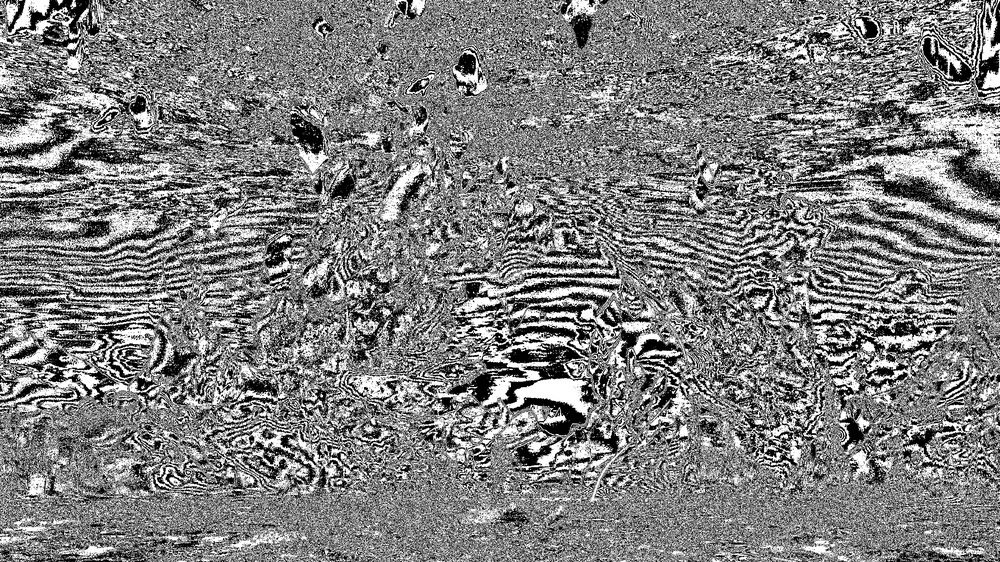
#> input picture Problem 6_bit_planes_2.jpg, 1000 x 562 px, shrunk from 2560 x 1440 before the run, given in place of 1.jpg, which was not available
$ jupyter execute PS2_Colico_BSCS2a.ipynb   (text cells are left out)
#> lines starting #> are read from the running program, lines starting #| are printed output that depends on the picture; after the words box and inside, x2 and y2 are one past the last pixel; in counts of white or black regions, pixels touching at a corner belong together; pictures that were not available may be replaced by others from this repository, and a replacement may not be noted
[cell 1]
import cv2
import numpy as np

[cell 2]
im_file ="1.jpg"  # Read image
img = cv2.imread(im_file,0)
#> img is the input picture: shape (562, 1000); min 0, max 255, mean 126.9

# get image properties.
h, w = np.shape(img) # Get image dimensions (height and width)

[cell 3]
# iterate over the entire image and convert to Grayscale.
for py in range(0, h):
    for px in range(0, w):
        img[py][px]=1-img[py][px]
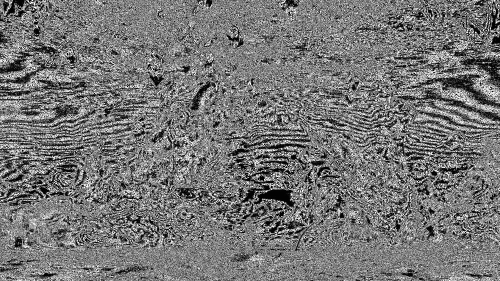
#> img: shape (562, 1000) (shown at 1/2 size); min 0, max 255, mean 117.9

[cell 4]
cv2.imwrite('1_output.jpg',img) # with background transformation
#> Out = True

[cell 5]
import cv2
import numpy as np
import math
im_file ="1.jpg" #Read the image file
tru_img = cv2.imread(im_file,0)#read the image file
img = cv2.imread(im_file, 0)
threshold = 80# selcted threshold

# get image properties.
h, w = np.shape(img)# properties include is height and weight of the selected image
##### Applying binary thresholding to an image.
# iterate over the entire image and convert to Grayscale.
for py in range(0, h):
    for px in range(0, w):
        if img[py][px] >= threshold:# the threshold is iterate to the entire image
            img[py][px]=255# 255 the maximum pixel value is selected
        elif img[py][px] <= threshold:
            img[py][px]=0
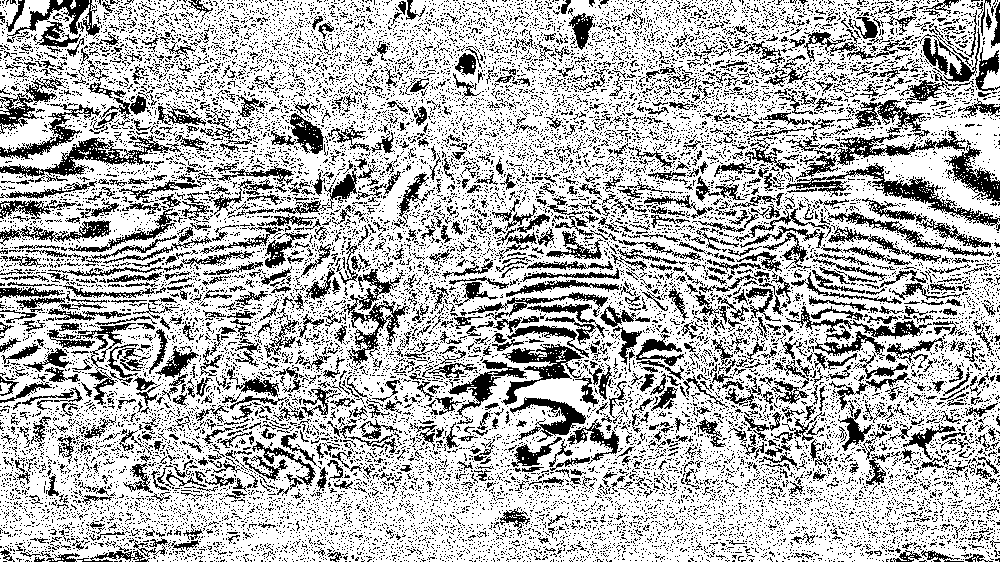
#> img: shape (562, 1000); 71% white; black in thin lines or dots

cv2.imwrite('problem2output.jpg', img)
cv2.imshow('True', tru_img)
cv2.imshow('inverted', img)

cv2.waitKey(0)
cv2.destroyAllWindows()

[cell 6]
import cv2
import numpy as np
import math #math is import for the logic of the logarithmics function dependencies

[cell 7]
im_file ="1.jpg" # the file image
true_img = cv2.imread(im_file, 0)
img = cv2.imread(im_file, 0)
constant = 50 # constant output specify to the img

[cell 8]
h, w = np.shape(img)
img = img.astype(np.float32)  # Convert to float
# iterate over the entire image and convert to Grayscale.
for py in range(0, h):
    for px in range(0, w):
        img[py][px] = constant * math.log(1 + img[py][px])
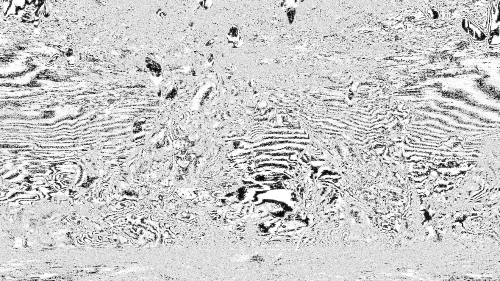
#> img: shape (562, 1000) float32 (shown at 1/2 size); min 0, max 277.3, mean 221.6; drawn with min black and max white

[cell 9]
cv2.imwrite('problem3_out.jpg', img)
cv2.imshow('original', true_img)# Display original image
cv2.imshow('inverted', img)# Display inverted version of the  image
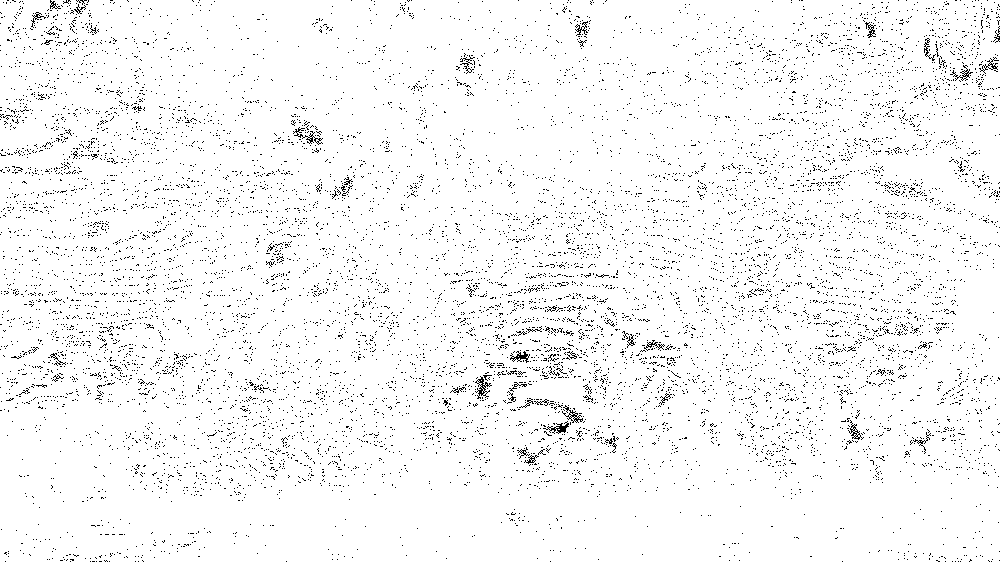
#> window 'inverted': shape (562, 1000); 96.5% white; black in thin lines or dots

cv2.waitKey(0)
cv2.destroyAllWindows()

[cell 10]
import cv2
import numpy as np
import math

[cell 11]
im_file ="1.jpg" # the file image
true_img = cv2.imread(im_file, 0)# read the original img file
img = cv2.imread(im_file, 0)
#The define intensity for gamma transformation
constant = 40
gamma = 0.4

[cell 12]
h, w = np.shape(img)## Get image dimensions (height and width)
# iterate over the entire image and convert to Grayscale.
for py in range(0, h):
    for px in range(0, w):
        img[py][px] = constant * (img[py][px] ** gamma)
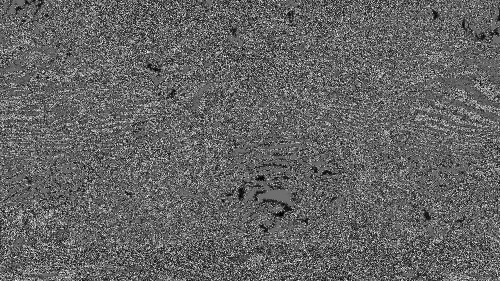
#> img: shape (562, 1000) (shown at 1/2 size); min 0, max 255, mean 100.2

[cell 13]
# Write and Read the Input and Output Function
cv2.imwrite('problem4_out.jpg', img)
cv2.imshow('original', true_img)
cv2.imshow('inverted', img)

cv2.waitKey(0)
cv2.destroyAllWindows()

[cell 14]
import cv2
import numpy as np

[cell 15]
im_file ="1.jpg"
true_img = cv2.imread(im_file, 0)# Read image in grayscale
img1 = cv2.imread(im_file, 0)
img2 = cv2.imread(im_file, 0)

# The define intensity for gray level slicing
I_min = 100
I_max = 200

[cell 16]
h, w = np.shape(true_img)# Get image dimensions (height and width)
for py in range(0, h):
    for px in range(0, w):
        if I_min <= img1[py][px] <= I_max: # Applying gray-level slicing without background preservation
            img1[py][px] = 255 # max (255)
        else:
            img1[py][px] = 0 #min (0)
        if not (I_min <= img2[py][px] <= I_max):
            img2[py][px] = true_img[py][px]
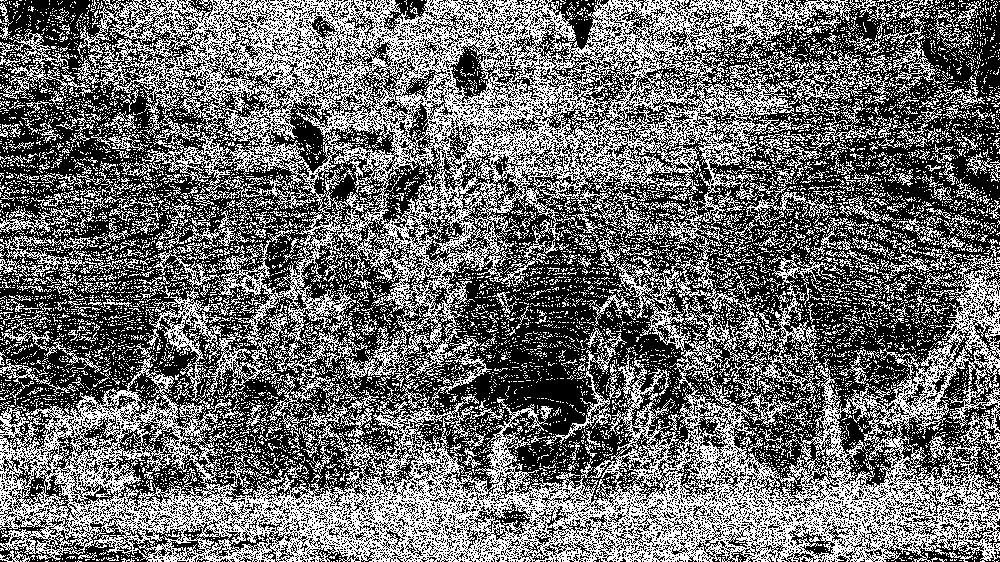
#> img1: shape (562, 1000); 42.8% white in thin lines or dots

[cell 17]
cv2.imwrite('Problem5.1output.jpg', img1)# Image without background preservation
cv2.imwrite('Problem5.2output.jpg', img2) # Image with background preservation
# Extract and display each gray level
cv2.imshow('Original', true_img)
cv2.imshow('Without background preservation', img1)
cv2.imshow('With background preservation', img2)

cv2.waitKey(0)
cv2.destroyAllWindows()

[cell 18]
import cv2
import numpy as np

[cell 19]
def extract_bit_planes(image_path):
    # Load grayscale image
#> called with image_path = '1.jpg'
    true_img = cv2.imread(image_path, cv2.IMREAD_GRAYSCALE)

    if true_img is None:
        raise ValueError("Image not found or unable to load.")

    h, w = true_img.shape  # Get image dimensions
    bit_planes = []  # List to store extracted bit planes

    # Extract and display each bit plane
    for bit in range(8):
        bit_plane = (true_img >> bit) & 1  # Extract bit-plane
        bit_plane_img = bit_plane * 255  # Scale for visualization
        bit_planes.append(bit_plane_img.astype(np.uint8))

        # Save bit-plane image
        cv2.imwrite(f'Problem 6_bit_planes_{bit}.jpg', bit_plane_img)
        cv2.imshow(f'Problem 6_Bit Planes {bit}', bit_plane_img)
#> this loop made 8 passes
#> pass 1, in extract_bit_planes, `bit_plane = (true_img >> bit) & 1`:
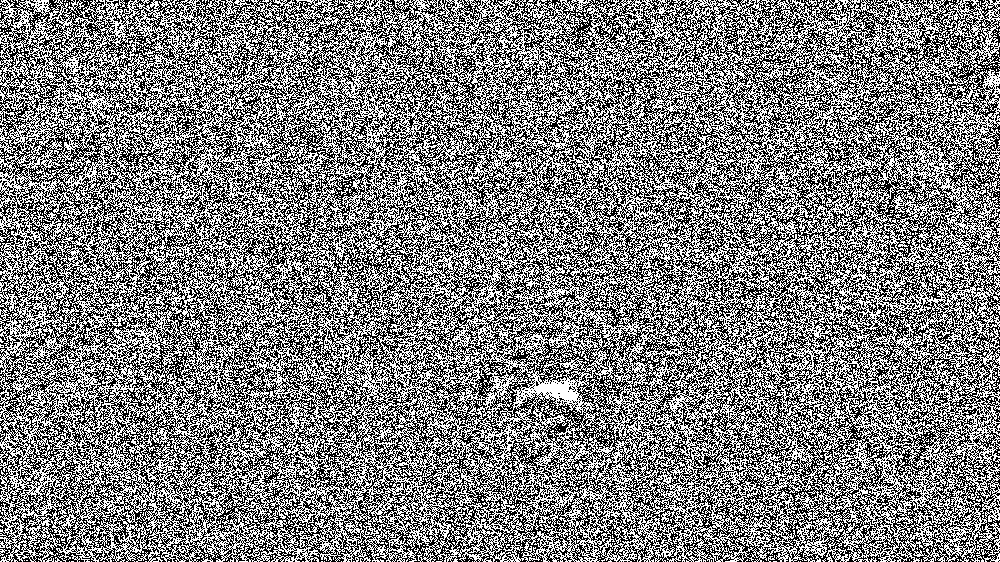
#> bit_plane: shape (562, 1000); values 0 (black) and 1 (white), 49.9% white in thin lines or dots
#> after the loop:
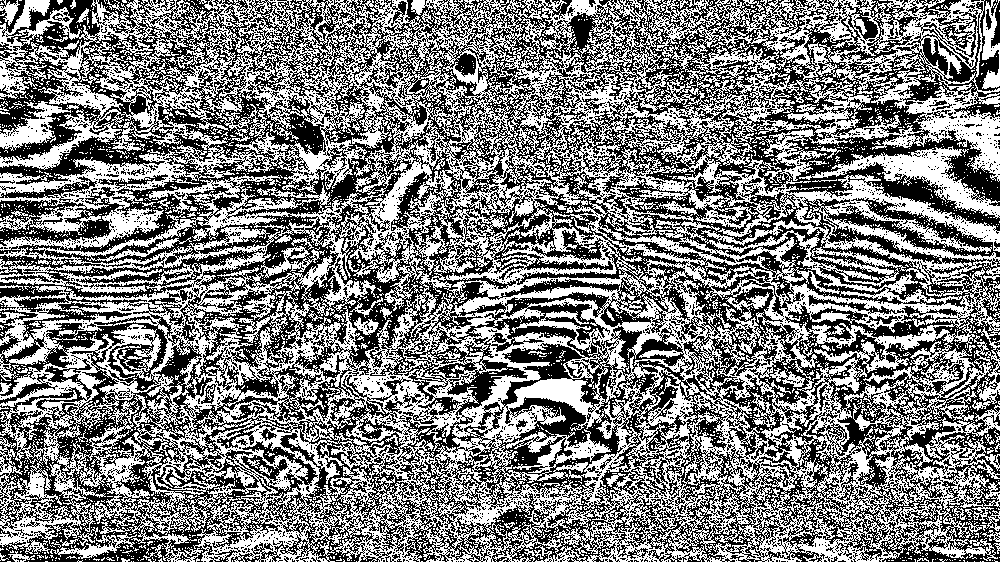
#> bit_plane_img: shape (562, 1000); 49.7% white in thin lines or dots
#> after the loop, bit_planes = 8 items

    # Display original image
    cv2.imshow('Original Image', true_img)
    cv2.waitKey(0)
    cv2.destroyAllWindows()

# Example usage
extract_bit_planes("1.jpg")
